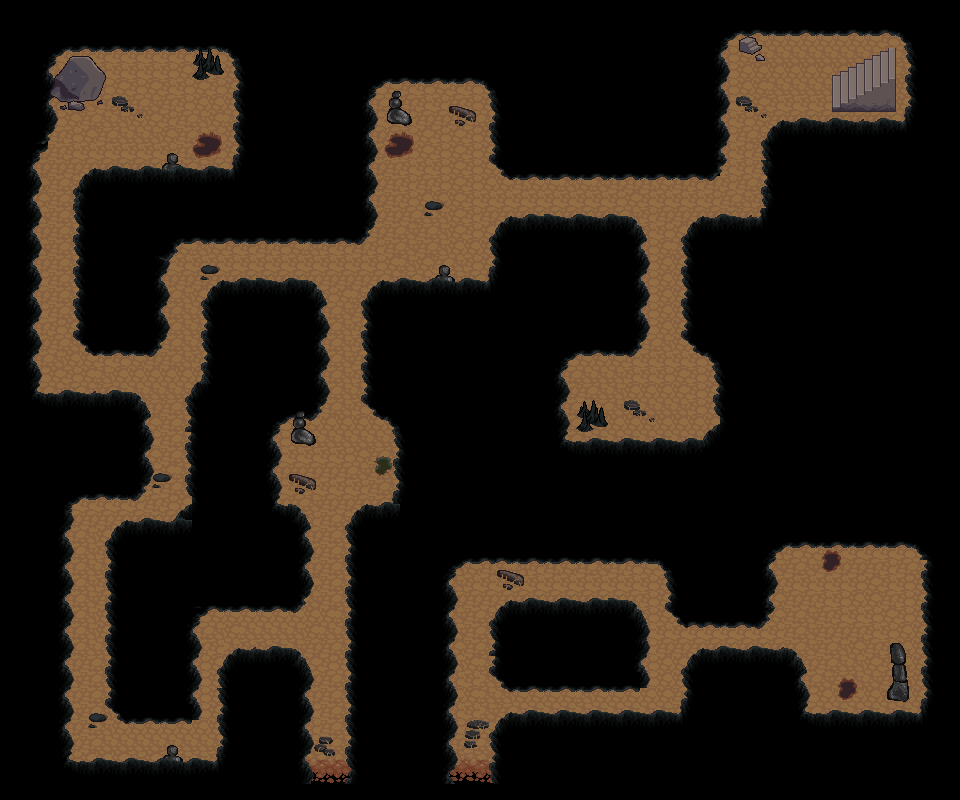

Below is a game level as drawn by its tile map, then a one-line description and the .tmx that defines it (tile-layer data replaced by summaries):
An orthogonal 60x50 tile map with 16x16 px tiles, 3 tile layers (ground, top1, top2), 5 tilesets and 24 objects.

<map version="1.0" orientation="orthogonal" renderorder="right-down" width="60" height="50" tilewidth="16" tileheight="16" nextobjectid="260">
 <tileset firstgid="1" name="start" tilewidth="16" tileheight="16" tilecount="1024" columns="32">
  <image source="tilesets/trees_plants_rocks.png" width="512" height="512" />
 </tileset>
 <tileset firstgid="1025" name="terrain_atlas" tilewidth="16" tileheight="16" tilecount="4096" columns="64">
  <image source="tilesets/terrain_atlas.png" width="1024" height="1024" />
 </tileset>
 <tileset firstgid="5121" name="base_out_atlas" tilewidth="16" tileheight="16" tilecount="4096" columns="64">
  <image source="tilesets/base_out_atlas.png" width="1024" height="1024" />
 </tileset>
 <tileset firstgid="9217" name="plant repack" tilewidth="16" tileheight="16" tilecount="676" columns="26">
  <image source="tilesets/plant repack.png" width="416" height="416" />
 </tileset>
 <tileset firstgid="9893" name="town" tilewidth="16" tileheight="16" tilecount="1024" columns="32">
  <image source="tilesets/town.png" width="512" height="512" />
 </tileset>
 <layer name="ground" width="60" height="50">
  <data>[3000 cells, 3000 non-empty, 18 distinct tile ids]</data>
 </layer>
 <layer name="top1" width="60" height="50">
  <data>[3000 cells, 922 non-empty, 101 distinct tile ids]</data>
 </layer>
 <layer name="top2" width="60" height="50">
  <data>[3000 cells, 305 non-empty, 80 distinct tile ids]</data>
 </layer>
 <objectgroup name="barrieren">
  <object id="244" x="496" y="784">
   <polyline points="0,0 0,-48 16,-64 176,-64 192,-80 192,-112 208,-128 288,-128 304,-112 304,-80 320,-64 384,-64 400,-144 432,-144 432,-224 416,-240 288,-240 272,-224 272,-176 256,-160 192,-160 176,-176 176,-208 160,-224 -32,-224 -48,-208 -48,0" />
  </object>
  <object id="245" x="512" y="688">
   <polyline points="0,0 -16,-16 -16,-64 0,-80 112,-80 128,-64 128,0 0,0" />
  </object>
  <object id="246" x="352" y="784">
   <polyline points="0,0 0,-272 48,-288 48,-352 16,-384 16,-480 32,-496 128,-496 144,-512 144,-544 160,-560 272,-560 288,-544 288,-448 272,-432 224,-432 208,-416 208,-384 256,-368 256,-336 352,-336 368,-368 368,-416 336,-448 336,-544 352,-560 416,-560 416,-640 432,-656" />
  </object>
  <object id="247" x="784" y="128">
   <polyline points="0,0 48,-16 96,-48 96,-80 48,-48 64,-96 -32,-96 -64,-64 -64,32 -80,48 -272,48 -288,32 -288,-32 -304,-48 -368,-48 -384,0 -416,0 -416,96 -432,112 -592,112 -624,128" />
  </object>
  <object id="248" x="160" y="256">
   <polyline points="0,0 0,80 -16,96 -64,96 -80,80 -80,-64 -64,-80 64,-80 80,-176 48,-176 32,-192 32,-208 -48,-208 -64,-160 -112,-144 -128,-96 -128,128 -112,144 -32,144 -16,160 -16,224 -32,240 -80,240 -96,256 -96,496 -80,512 48,512 64,496 64,416 80,400 128,400 144,416 144,528" />
  </object>
  <object id="249" x="192" y="704">
   <polyline points="0,0 -16,16 -64,16 -80,0 -80,-160 -64,-176 -16,-176 0,-192 0,-304 16,-416 112,-416 128,-400 128,-288 112,-256 80,-256 80,-208 112,-176 112,-112 96,-96 16,-96 0,-80 0,0" />
  </object>
 </objectgroup>
 <objectgroup name="schatztruhen">
  <object id="200" x="688" y="416" width="16" height="16">
   <properties>
    <property name="Inhalt" value="Nahrung2" />
    <property name="typ" value="2" />
   </properties>
  </object>
  <object id="201" x="896" y="592" width="16" height="16">
   <properties>
    <property name="Inhalt" value="Nahrung1" />
    <property name="typ" value="2" />
   </properties>
  </object>
  <object id="202" x="128" y="48" width="16" height="16">
   <properties>
    <property name="Inhalt" value="FoliantZauberK" />
    <property name="typ" value="2" />
   </properties>
  </object>
 </objectgroup>
 <objectgroup name="enemyHumanoid">
  <object id="251" x="402" y="174" width="16" height="16">
   <properties>
    <property name="typ" value="WormSmall" />
   </properties>
  </object>
  <object id="252" x="688" y="368" width="16" height="16">
   <properties>
    <property name="typ" value="WormSmall" />
   </properties>
  </object>
  <object id="253" x="848" y="624" width="16" height="16">
   <properties>
    <property name="typ" value="WormSmall" />
   </properties>
  </object>
  <object id="254" x="624" y="576" width="16" height="16">
   <properties>
    <property name="typ" value="WormSmall" />
   </properties>
  </object>
  <object id="255" x="352" y="448" width="16" height="16">
   <properties>
    <property name="typ" value="WormSmall" />
   </properties>
  </object>
  <object id="256" x="304" y="464" width="16" height="16">
   <properties>
    <property name="typ" value="WormSmall" />
   </properties>
  </object>
  <object id="257" x="32" y="160" width="16" height="16">
   <properties>
    <property name="typ" value="WormSmall" />
   </properties>
  </object>
  <object id="258" x="160" y="48" width="16" height="16">
   <properties>
    <property name="typ" value="WormSmall" />
   </properties>
  </object>
  <object id="259" x="176" y="80" width="16" height="16">
   <properties>
    <property name="typ" value="WormSmall" />
   </properties>
  </object>
 </objectgroup>
 <objectgroup name="areaborder">
  <object id="239" x="396.667" y="780.667">
   <properties>
    <property name="ausgang" value="west" />
    <property name="nextMap" value="13" />
   </properties>
   <polyline points="109.333,-7.33333 45.3333,-7.33333" />
  </object>
  <object id="241" x="254" y="780">
   <properties>
    <property name="ausgang" value="ost" />
    <property name="nextMap" value="13" />
   </properties>
   <polyline points="109.333,-7.33333 45.3333,-7.33333" />
  </object>
  <object id="242" x="815" y="60">
   <properties>
    <property name="ausgang" value="sued" />
    <property name="nextMap" value="13" />
   </properties>
   <polyline points="48,32 48,0" />
  </object>
 </objectgroup>
 <objectgroup name="startpunkt">
  <object id="131" x="464" y="736" width="16" height="16">
   <properties>
    <property name="start" value="west" />
   </properties>
  </object>
  <object id="143" x="808" y="88" width="16" height="16">
   <properties>
    <property name="start" value="sued" />
   </properties>
  </object>
  <object id="250" x="321" y="735" width="16" height="16">
   <properties>
    <property name="start" value="ost" />
   </properties>
  </object>
 </objectgroup>
</map>
